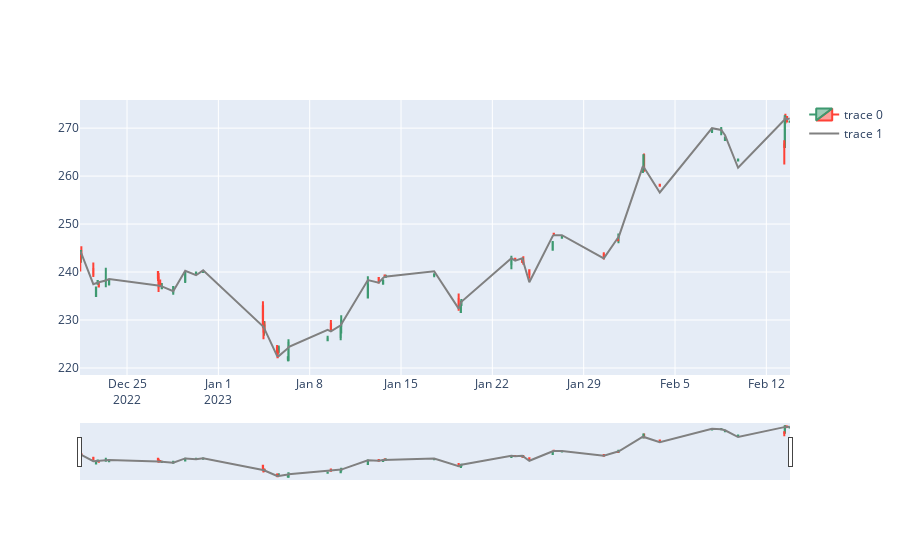

The notebook cell this image was saved under:
### Code cell
strategy = Strategy("MSFT")
strategy.run()
